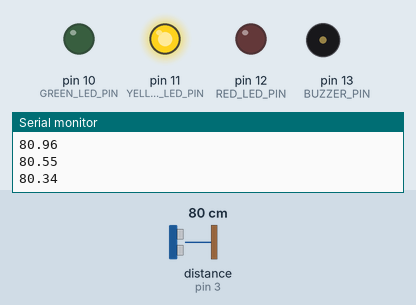
Recording of a sketch running on a simulated Arduino Uno, built with avr-gcc and run on an emulated ATmega328P. Parts: output pins drawn as LEDs (lit = HIGH), buzzer (waves = sounding, pin HIGH), the last lines printed to the serial monitor. Wiring (inferred from the names in the program): ultrasonic range finder: trigger pin 4; echo pin 3. The test bench sets the inputs (shaded band); at power-on: distance to the obstacle (sensor on pin 3) 80 cm. The echo pulse lasts 58.3 µs per cm; pins used as bus, display or sensor lines are not drawn.

Above: at 1.2 s.
1.3 s: distance to the obstacle (sensor on pin 3) set to 2 cm
At 1.9 s:
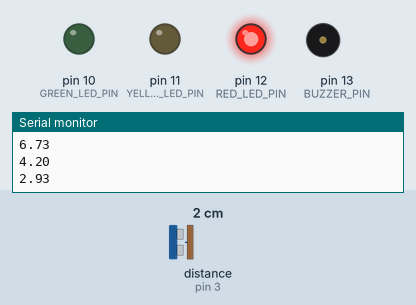
3.0 s: distance to the obstacle (sensor on pin 3) set to 35 cm
At 4.3 s:
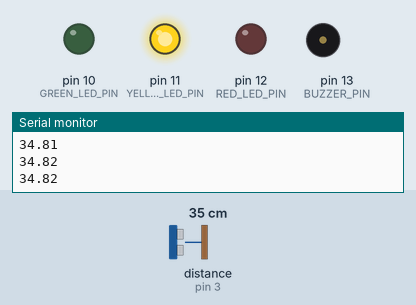
4.6 s: distance to the obstacle (sensor on pin 3) set to 4 cm
At 5.5 s:
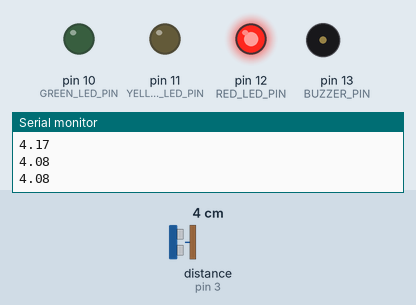
Timing chart, 0 to 7.6 s (numbered marks = the images above; inputs shaded):
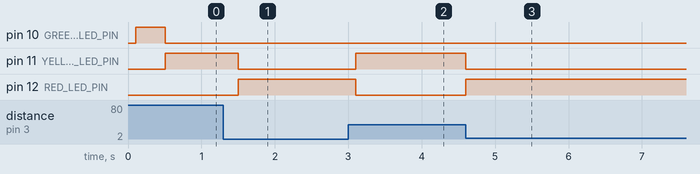

The sketch:

Ultrasonic_via_Interrupts.ino
```cpp
#define ECHO_PIN 3
#define TRIGGER_PIN 4
#define BUZZER_PIN 13

#define RED_LED_PIN 12
#define GREEN_LED_PIN 10
#define YELLOW_LED_PIN 11

unsigned long lastTimeUltrasonicTrigger = millis();
unsigned long ultrasonicTriggerDelay = 100;
volatile unsigned long pulseInTimeBegin;
volatile unsigned long pulseInTimeEnd;
volatile bool newDistanceAvailable = false;

double previousDistance = 400.0;

void triggerUltrasonicSensor() {
  digitalWrite(TRIGGER_PIN, LOW);
  delayMicroseconds(2);
  digitalWrite(TRIGGER_PIN, HIGH);
  delayMicroseconds(10);
  digitalWrite(TRIGGER_PIN, LOW);
}

double getUltrasonicDistance() {
  double durationMicros = pulseInTimeEnd - pulseInTimeBegin;
  double distance = durationMicros / 58.0;
  if (distance > 400.0) {
    return previousDistance;
  }

  distance = previousDistance * 0.5 + distance * 0.5;

  previousDistance = distance;
  return distance;
}

void echoPinInterrupt() {
  if (digitalRead(ECHO_PIN) == HIGH) {
    // rising
    pulseInTimeBegin = micros();
  } else {
    // falling
    pulseInTimeEnd = micros();
    newDistanceAvailable = true;
  }

}

void setup() {
  // put your setup code here, to run once:
  Serial.begin(115200);
  pinMode(ECHO_PIN, INPUT);
  pinMode(TRIGGER_PIN, OUTPUT);
  pinMode(BUZZER_PIN, OUTPUT);

  pinMode(RED_LED_PIN, OUTPUT);
  pinMode(GREEN_LED_PIN, OUTPUT);
  pinMode(YELLOW_LED_PIN, OUTPUT);


  attachInterrupt(digitalPinToInterrupt(ECHO_PIN), echoPinInterrupt, CHANGE);

}

void loop() {
  unsigned long timeNow = millis();
  if(timeNow - lastTimeUltrasonicTrigger > ultrasonicTriggerDelay) {
    lastTimeUltrasonicTrigger += ultrasonicTriggerDelay;
    // trigger sensor
    triggerUltrasonicSensor();
  }

  if (newDistanceAvailable) {
    newDistanceAvailable = false;
        // read echo
    double distance = getUltrasonicDistance();
    Serial.println(distance);

    if (distance >= 100) {
      digitalWrite(GREEN_LED_PIN, HIGH);
      digitalWrite(RED_LED_PIN, LOW);
      digitalWrite(YELLOW_LED_PIN, LOW);
      //digitalWrite(BUZZER_PIN, LOW);
    }else if (distance >= 20) {
      digitalWrite(GREEN_LED_PIN, LOW);
      digitalWrite(RED_LED_PIN, LOW);
      digitalWrite(YELLOW_LED_PIN, HIGH);
      //digitalWrite(BUZZER_PIN, LOW);
    } else {
      digitalWrite(GREEN_LED_PIN, LOW);
      digitalWrite(RED_LED_PIN, HIGH);
      digitalWrite(YELLOW_LED_PIN, LOW);
      //digitalWrite(BUZZER_PIN, HIGH);
    }
  }


}
```

Measured:
- after the input at 1.3 s, pin 11 (YELLOW_LED_PIN): HIGH → LOW after 0.20 s; pin 12 (RED_LED_PIN): LOW → HIGH after 0.20 s
- after the input at 3.0 s, pin 11 (YELLOW_LED_PIN): LOW → HIGH after 0.10 s; pin 12 (RED_LED_PIN): HIGH → LOW after 0.10 s
- after the input at 4.6 s, pin 11 (YELLOW_LED_PIN): HIGH → LOW at once; pin 12 (RED_LED_PIN): LOW → HIGH at once
